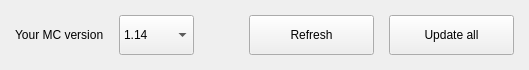
         <widget class="QWidget" name="mods_widget" native="true">
          <property name="enabled">
           <bool>true</bool>
          </property>
          <property name="focusPolicy">
           <enum>Qt::NoFocus</enum>
          </property>
          <layout class="QHBoxLayout" name="horizontalLayout_2">
           <property name="spacing">
            <number>15</number>
           </property>
           <property name="sizeConstraint">
            <enum>QLayout::SetMaximumSize</enum>
           </property>
           <property name="leftMargin">
            <number>15</number>
           </property>
           <property name="topMargin">
            <number>15</number>
           </property>
           <property name="rightMargin">
            <number>15</number>
           </property>
           <property name="bottomMargin">
            <number>15</number>
           </property>
           <item>
            <widget class="QLabel" name="mc_version_label">
             <property name="text">
              <string>Your MC version</string>
             </property>
            </widget>
           </item>
           <item>
            <widget class="QComboBox" name="mc_version_select_box">
             <property name="sizePolicy">
              <sizepolicy hsizetype="Maximum" vsizetype="Preferred">
               <horstretch>0</horstretch>
               <verstretch>0</verstretch>
              </sizepolicy>
             </property>
             <property name="minimumSize">
              <size>
               <width>75</width>
               <height>0</height>
              </size>
             </property>
             <property name="cursor">
              <cursorShape>PointingHandCursor</cursorShape>
             </property>
             <property name="acceptDrops">
              <bool>false</bool>
             </property>
             <property name="editable">
              <bool>false</bool>
             </property>
             <property name="currentText">
              <string>1.14</string>
             </property>
             <property name="currentIndex">
              <number>0</number>
             </property>
             <property name="insertPolicy">
              <enum>QComboBox::InsertAlphabetically</enum>
             </property>
             <property name="sizeAdjustPolicy">
              <enum>QComboBox::AdjustToContentsOnFirstShow</enum>
             </property>
             <property name="duplicatesEnabled">
              <bool>false</bool>
             </property>
             <property name="frame">
              <bool>true</bool>
             </property>
             <item>
              <property name="text">
               <string>1.14</string>
              </property>
             </item>
             <item>
              <property name="text">
               <string>1.12.2</string>
              </property>
             </item>
            </widget>
           </item>
           <item>
            <spacer name="horizontalSpacer">
             <property name="orientation">
              <enum>Qt::Horizontal</enum>
             </property>
             <property name="sizeHint" stdset="0">
              <size>
               <width>40</width>
               <height>20</height>
              </size>
             </property>
            </spacer>
           </item>
           <item>
            <widget class="QPushButton" name="refresh_button">
             <property name="minimumSize">
              <size>
               <width>125</width>
               <height>40</height>
              </size>
             </property>
             <property name="maximumSize">
              <size>
               <width>125</width>
               <height>40</height>
              </size>
             </property>
             <property name="cursor">
              <cursorShape>PointingHandCursor</cursorShape>
             </property>
             <property name="text">
              <string>Refresh</string>
             </property>
            </widget>
           </item>
           <item>
            <widget class="QPushButton" name="update_all_button">
             <property name="sizePolicy">
              <sizepolicy hsizetype="Minimum" vsizetype="Minimum">
               <horstretch>0</horstretch>
               <verstretch>0</verstretch>
              </sizepolicy>
             </property>
             <property name="minimumSize">
              <size>
               <width>125</width>
               <height>40</height>
              </size>
             </property>
             <property name="maximumSize">
              <size>
               <width>125</width>
               <height>40</height>
              </size>
             </property>
             <property name="cursor">
              <cursorShape>PointingHandCursor</cursorShape>
             </property>
             <property name="text">
              <string>Update all</string>
             </property>
            </widget>
           </item>
          </layout>
         </widget>
